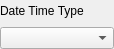
<?xml version="1.0" encoding="UTF-8"?>
<ui version="4.0">
 <class>DateTimePropertyWidgetForm</class>
 <widget class="QWidget" name="DateTimePropertyWidgetForm">
  <property name="geometry">
   <rect>
    <x>0</x>
    <y>0</y>
    <width>114</width>
    <height>49</height>
   </rect>
  </property>
  <property name="windowTitle">
   <string>Date Tme Property</string>
  </property>
  <layout class="QGridLayout" name="gridLayout_3">
   <property name="margin">
    <number>0</number>
   </property>
   <item row="0" column="0">
    <layout class="QGridLayout" name="gridLayout_2">
     <item row="0" column="0">
      <layout class="QGridLayout" name="gridLayout">
       <item row="0" column="0">
        <widget class="QLabel" name="label">
         <property name="text">
          <string>Date Time Type</string>
         </property>
        </widget>
       </item>
       <item row="1" column="0">
        <widget class="QComboBox" name="m_typeComboBox"/>
       </item>
      </layout>
     </item>
    </layout>
   </item>
  </layout>
 </widget>
 <resources/>
 <connections/>
</ui>
